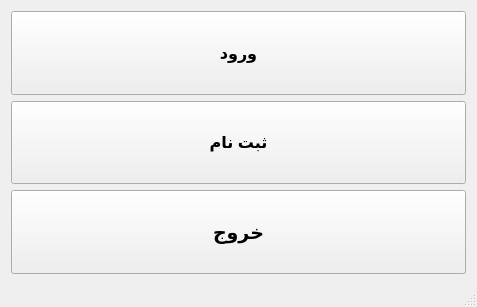
<?xml version="1.0" encoding="UTF-8"?>
<ui version="4.0">
 <class>MainWindow</class>
 <widget class="QMainWindow" name="MainWindow">
  <property name="geometry">
   <rect>
    <x>0</x>
    <y>0</y>
    <width>477</width>
    <height>307</height>
   </rect>
  </property>
  <property name="sizePolicy">
   <sizepolicy hsizetype="Fixed" vsizetype="Fixed">
    <horstretch>0</horstretch>
    <verstretch>0</verstretch>
   </sizepolicy>
  </property>
  <property name="windowTitle">
   <string>MainWindow</string>
  </property>
  <property name="layoutDirection">
   <enum>Qt::LeftToRight</enum>
  </property>
  <widget class="QWidget" name="centralWidget">
   <layout class="QVBoxLayout" name="verticalLayout">
    <item>
     <widget class="QPushButton" name="inbtn">
      <property name="sizePolicy">
       <sizepolicy hsizetype="Minimum" vsizetype="MinimumExpanding">
        <horstretch>0</horstretch>
        <verstretch>0</verstretch>
       </sizepolicy>
      </property>
      <property name="font">
       <font>
        <pointsize>12</pointsize>
        <weight>75</weight>
        <bold>true</bold>
       </font>
      </property>
      <property name="text">
       <string>ورود</string>
      </property>
     </widget>
    </item>
    <item>
     <widget class="QPushButton" name="upbtn">
      <property name="sizePolicy">
       <sizepolicy hsizetype="Minimum" vsizetype="MinimumExpanding">
        <horstretch>0</horstretch>
        <verstretch>0</verstretch>
       </sizepolicy>
      </property>
      <property name="font">
       <font>
        <pointsize>12</pointsize>
        <weight>75</weight>
        <bold>true</bold>
       </font>
      </property>
      <property name="text">
       <string>ثبت نام</string>
      </property>
     </widget>
    </item>
    <item>
     <widget class="QPushButton" name="pushButton">
      <property name="sizePolicy">
       <sizepolicy hsizetype="Minimum" vsizetype="MinimumExpanding">
        <horstretch>0</horstretch>
        <verstretch>0</verstretch>
       </sizepolicy>
      </property>
      <property name="font">
       <font>
        <pointsize>14</pointsize>
        <weight>75</weight>
        <bold>true</bold>
       </font>
      </property>
      <property name="text">
       <string>خروج</string>
      </property>
     </widget>
    </item>
   </layout>
  </widget>
  <widget class="QStatusBar" name="statusBar"/>
  <widget class="QMenuBar" name="menuBar">
   <property name="geometry">
    <rect>
     <x>0</x>
     <y>0</y>
     <width>477</width>
     <height>26</height>
    </rect>
   </property>
  </widget>
  <action name="actionExit">
   <property name="text">
    <string>Exit</string>
   </property>
  </action>
 </widget>
 <layoutdefault spacing="6" margin="11"/>
 <resources/>
 <connections/>
</ui>
